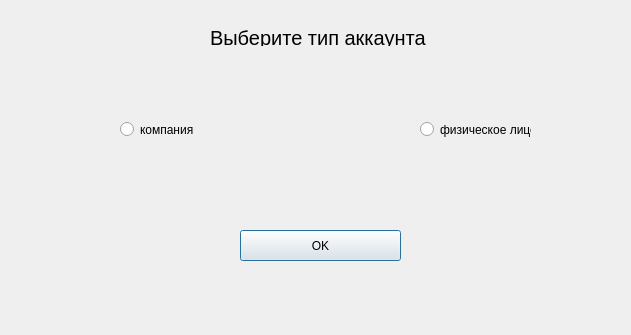
<?xml version="1.0" encoding="UTF-8"?>
<ui version="4.0">
 <class>requestwindow</class>
 <widget class="QDialog" name="requestwindow">
  <property name="geometry">
   <rect>
    <x>0</x>
    <y>0</y>
    <width>631</width>
    <height>335</height>
   </rect>
  </property>
  <property name="windowTitle">
   <string>Dialog</string>
  </property>
  <widget class="QRadioButton" name="compbutton">
   <property name="geometry">
    <rect>
     <x>120</x>
     <y>120</y>
     <width>84</width>
     <height>19</height>
    </rect>
   </property>
   <property name="text">
    <string>компания</string>
   </property>
  </widget>
  <widget class="QRadioButton" name="indvbutton">
   <property name="geometry">
    <rect>
     <x>420</x>
     <y>120</y>
     <width>111</width>
     <height>19</height>
    </rect>
   </property>
   <property name="text">
    <string>физическое лицо</string>
   </property>
  </widget>
  <widget class="QPushButton" name="pushButton">
   <property name="geometry">
    <rect>
     <x>240</x>
     <y>230</y>
     <width>161</width>
     <height>31</height>
    </rect>
   </property>
   <property name="text">
    <string>OK</string>
   </property>
  </widget>
  <widget class="QLabel" name="label">
   <property name="geometry">
    <rect>
     <x>210</x>
     <y>30</y>
     <width>221</width>
     <height>16</height>
    </rect>
   </property>
   <property name="font">
    <font>
     <pointsize>15</pointsize>
    </font>
   </property>
   <property name="text">
    <string>Выберите тип аккаунта</string>
   </property>
  </widget>
 </widget>
 <resources/>
 <connections/>
</ui>
